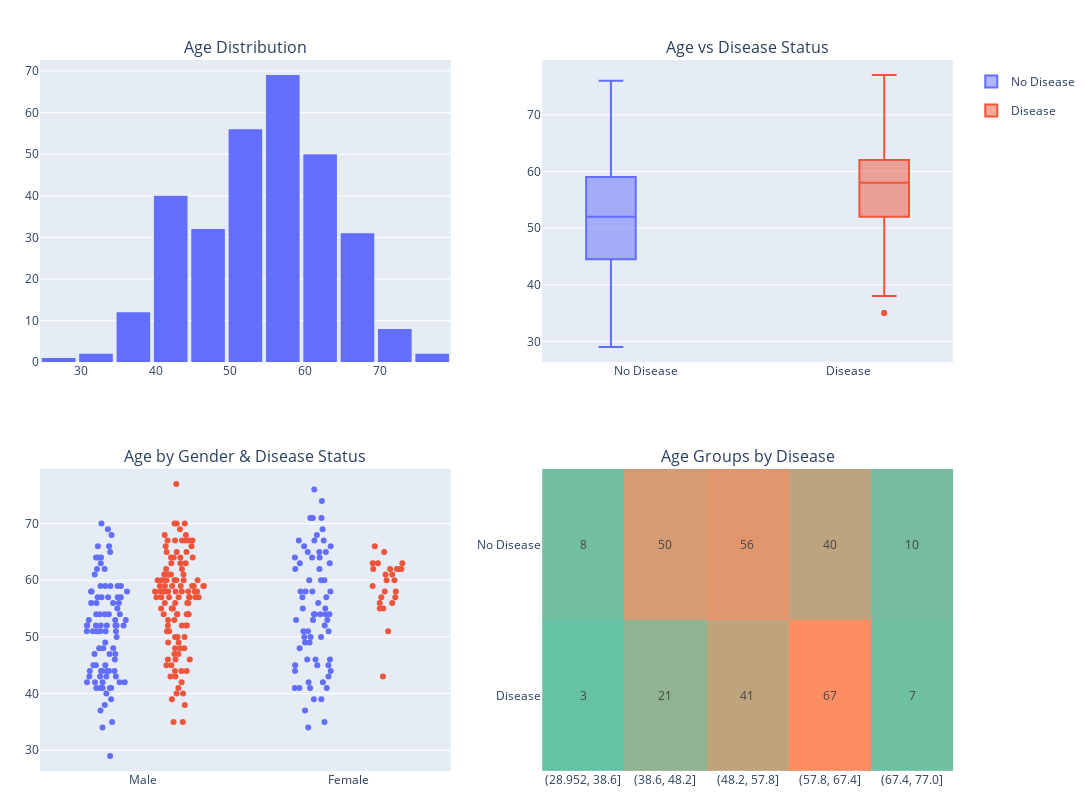

Notebook code cell kept with this figure:
### Markdown cell above
### <span style='color:#b3b3b3'>**Age**</span>

### Code cell
# Data prep
age_comparison = pd.crosstab(df['disease_status'], pd.cut(df['age'], bins=5).astype(str))

# Create figure
fig = make_subplots(rows=2, cols=2, 
                    subplot_titles=("Age Distribution", "Age vs Disease Status", 
                                    "Age by Gender & Disease Status", "Age Groups by Disease"),
                    specs=[[{}, {}], [{}, {}]],
                    horizontal_spacing=0.1, vertical_spacing=0.15)

# 1. Age Histogram
fig.add_trace(px.histogram(df, x="age", nbins=20).data[0], row=1, col=1)

# 2. Age vs Disease (Box)
for t in px.box(df, x="disease_status", y="age", color="disease_status").data:
    fig.add_trace(t, row=1, col=2)

# 3. Age by Gender & Disease Status 
fig_strip = px.strip(df, x="sex_label", y="age", color="disease_status",)

for trace in fig_strip.data:
    fig.add_trace(trace.update(jitter=1), row=2, col=1).update_layout(boxmode='group')

# 4. Heatmap: Age Groups by Disease
fig.add_trace(px.imshow(age_comparison, text_auto=True)
              .update_traces(coloraxis=None, colorscale=[[0, '#66c2a5'], [1, '#fc8d62']],
                             showscale=False, showlegend=False).data[0], 
              row=2, col=2)

# Update layout
fig.update_layout(height=800, width=1200, bargap=0.1,
                  margin=dict(l=40, r=20, t=60, b=20),
                  legend=dict(yanchor="top", y=0.99, xanchor="left", x=1.02))

# Show legend only for plot 2
for i, trace in enumerate(fig.data):
    if i >= 3:
        trace.showlegend = False
fig.show()

### Figure 1 — Plotly figure (JSON) as saved in the notebook; plotly's stock layout.template omitted (floating-point values rounded to 4 significant figures; data arrays with more than 128 entries replaced by an {"elided": "..."} marker saying what was removed)
{"data": [{"bingroup": "x", "hovertemplate": "age=%{x}<br>count=%{y}<extra></extra>", "legendgroup": "", "marker": {"color": "#636efa", "pattern": {"shape": ""}}, "name": "", "nbinsx": 20, "orientation": "v", "showlegend": false, "type": "histogram", "x": {"elided": "303 float values"}, "xaxis": "x", "yaxis": "y"}, {"alignmentgroup": "True", "hovertemplate": "disease_status=%{x}<br>age=%{y}<extra></extra>", "legendgroup": "No Disease", "marker": {"color": "#636efa"}, "name": "No Disease", "notched": false, "offsetgroup": "No Disease", "orientation": "v", "showlegend": true, "type": "box", "x": {"elided": "164 str values"}, "x0": " ", "xaxis": "x2", "y": {"elided": "164 float values"}, "y0": " ", "yaxis": "y2"}, {"alignmentgroup": "True", "hovertemplate": "disease_status=%{x}<br>age=%{y}<extra></extra>", "legendgroup": "Disease", "marker": {"color": "#EF553B"}, "name": "Disease", "notched": false, "offsetgroup": "Disease", "orientation": "v", "showlegend": true, "type": "box", "x": {"elided": "139 str values"}, "x0": " ", "xaxis": "x2", "y": {"elided": "139 float values"}, "y0": " ", "yaxis": "y2"}, {"alignmentgroup": "True", "boxpoints": "all", "fillcolor": "rgba(255,255,255,0)", "hoveron": "points", "hovertemplate": "disease_status=No Disease<br>sex_label=%{x}<br>age=%{y}<extra></extra>", "jitter": 1, "legendgroup": "No Disease", "line": {"color": "rgba(255,255,255,0)"}, "marker": {"color": "#636efa"}, "name": "No Disease", "offsetgroup": "No Disease", "orientation": "v", "pointpos": 0, "showlegend": false, "type": "box", "x": {"elided": "164 str values"}, "x0": " ", "xaxis": "x3", "y": {"elided": "164 float values"}, "y0": " ", "yaxis": "y3"}, {"alignmentgroup": "True", "boxpoints": "all", "fillcolor": "rgba(255,255,255,0)", "hoveron": "points", "hovertemplate": "disease_status=Disease<br>sex_label=%{x}<br>age=%{y}<extra></extra>", "jitter": 1, "legendgroup": "Disease", "line": {"color": "rgba(255,255,255,0)"}, "marker": {"color": "#EF553B"}, "name": "Disease", "offsetgroup": "Disease", "orientation": "v", "pointpos": 0, "showlegend": false, "type": "box", "x": {"elided": "139 str values"}, "x0": " ", "xaxis": "x3", "y": {"elided": "139 float values"}, "y0": " ", "yaxis": "y3"}, {"colorscale": [[0, "#66c2a5"], [1, "#fc8d62"]], "hovertemplate": "age: %{x}<br>disease_status: %{y}<br>color: %{z}<extra></extra>", "name": "0", "showlegend": false, "showscale": false, "texttemplate": "%{z}", "type": "heatmap", "x": ["(28.952, 38.6]", "(38.6, 48.2]", "(48.2, 57.8]", "(57.8, 67.4]", "(67.4, 77.0]"], "xaxis": "x4", "y": ["Disease", "No Disease"], "yaxis": "y4", "z": [[3, 21, 41, 67, 7], [8, 50, 56, 40, 10]]}], "layout": {"annotations": [{"font": {"size": 16}, "showarrow": false, "text": "Age Distribution", "x": 0.225, "xanchor": "center", "xref": "paper", "y": 1, "yanchor": "bottom", "yref": "paper"}, {"font": {"size": 16}, "showarrow": false, "text": "Age vs Disease Status", "x": 0.775, "xanchor": "center", "xref": "paper", "y": 1, "yanchor": "bottom", "yref": "paper"}, {"font": {"size": 16}, "showarrow": false, "text": "Age by Gender & Disease Status", "x": 0.225, "xanchor": "center", "xref": "paper", "y": 0.425, "yanchor": "bottom", "yref": "paper"}, {"font": {"size": 16}, "showarrow": false, "text": "Age Groups by Disease", "x": 0.775, "xanchor": "center", "xref": "paper", "y": 0.425, "yanchor": "bottom", "yref": "paper"}], "bargap": 0.1, "boxmode": "group", "height": 800, "legend": {"x": 1.02, "xanchor": "left", "y": 0.99, "yanchor": "top"}, "margin": {"b": 20, "l": 40, "r": 20, "t": 60}, "width": 1200, "xaxis": {"anchor": "y", "domain": [0, 0.45]}, "xaxis2": {"anchor": "y2", "domain": [0.55, 1]}, "xaxis3": {"anchor": "y3", "domain": [0, 0.45]}, "xaxis4": {"anchor": "y4", "domain": [0.55, 1]}, "yaxis": {"anchor": "x", "domain": [0.575, 1]}, "yaxis2": {"anchor": "x2", "domain": [0.575, 1]}, "yaxis3": {"anchor": "x3", "domain": [0, 0.425]}, "yaxis4": {"anchor": "x4", "domain": [0, 0.425]}}}
